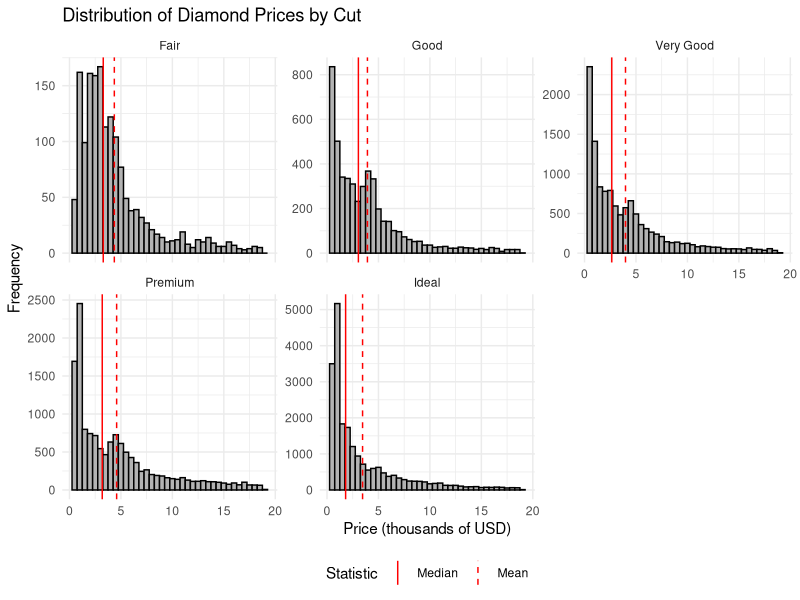
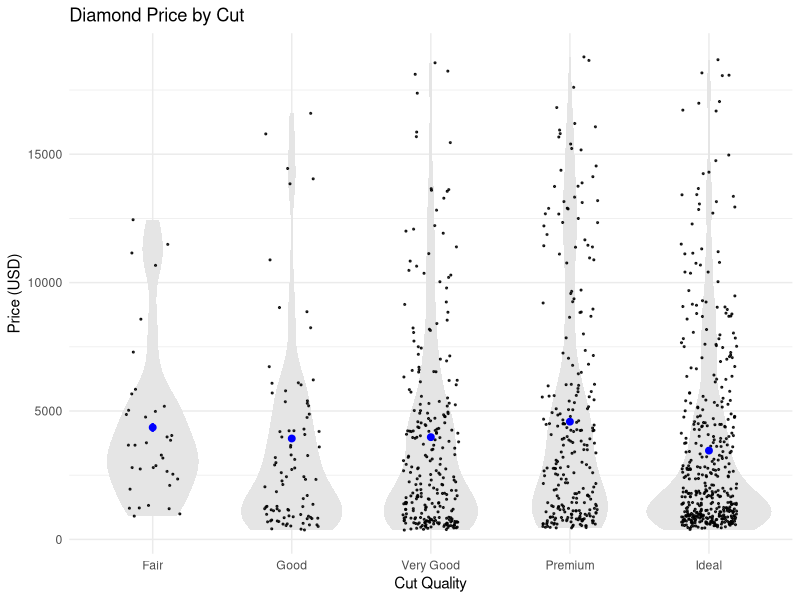

Write R code to recreate these figures, in order.
## ---- chunk 1
# load packages ------------------------------

library(tidyverse)


# summarize price by cut ---------------------

diamond_summary <- 
  diamonds %>%
  group_by(cut) %>%
  summarize(
    median_price = median(price, na.rm = TRUE),
    mean_price = mean(price, na.rm = TRUE),
    std_dev_price = sd(price, na.rm = TRUE),
    sample_size = sum(!is.na(price)),
    std_err_mean = std_dev_price / sqrt(sample_size),
    t_crit = qt(0.975, df = sample_size - 1),
    ci_mean_lower = mean_price - t_crit * std_err_mean,
    ci_mean_upper = mean_price + t_crit * std_err_mean,
    chi2_lower = qchisq(0.975, df = sample_size - 1),
    chi2_upper = qchisq(0.025, df = sample_size - 1),
    ci_sd_lower = sqrt((sample_size - 1) * std_dev_price^2 / chi2_lower),
    ci_sd_upper = sqrt((sample_size - 1) * std_dev_price^2 / chi2_upper)
  ) |> 
  print()

# Faceted histograms ------------------------

# Prepare a long-format data frame for 
#   vertical lines
diamond_lines <- 
  diamond_summary |> 
  select(cut, mean_price, median_price) |> 
  pivot_longer(
    cols = c(mean_price, median_price),
    names_to = "statistic",
    values_to = "value"
  ) |> 
  mutate(
    # make the statistic names readable
    statistic = recode(
      statistic,
      median_price = "Median",
      mean_price = "Mean",
    ),
    # ensure order in legend
    statistic = factor(   
      statistic, 
      levels = c("Median", "Mean")
    )
  ) |> 
  print()


# Create the plot
ggplot(diamonds, aes(x = price / 1000)) +
  geom_histogram(binwidth = 0.5, fill = "gray70", color = "black") +
  geom_vline(
    data = diamond_lines,
    aes(xintercept = value / 1000, linetype = statistic),
    color = "red",
    show.legend = TRUE
  ) +
  scale_linetype_manual(values = c("Mean" = "dashed", "Median" = "solid")) +
  facet_wrap(~ cut, scales = "free_y") +
  labs(
    title = "Distribution of Diamond Prices by Cut",
    x = "Price (thousands of USD)",
    y = "Frequency",
    linetype = "Statistic"
  ) +
  theme_minimal() +
  theme(legend.position = "bottom")


# Strip plot with violin and means ----------
diamonds |> 
  sample_frac(.02) |> # only for big data sets
  ggplot(aes(x = cut, y = price)) +
  geom_violin(fill = "gray90", color = NA) +
  geom_jitter(
    width = 0.2, alpha = 0.8, size = 0.4
  ) +
  geom_linerange(
    data = diamond_summary,
    aes(x = cut, y = NULL,
        ymin = ci_mean_lower, 
        ymax = ci_mean_upper),
    color = "blue",
    linewidth = 0.8
  ) +
  geom_point(
    data = diamond_summary,
    aes(x = cut, y = mean_price),
    color = "blue",
    size = 2
  ) +
  labs(
    title = "Diamond Price by Cut",
    x = "Cut Quality",
    y = "Price (USD)"
  ) +
  theme_minimal()
